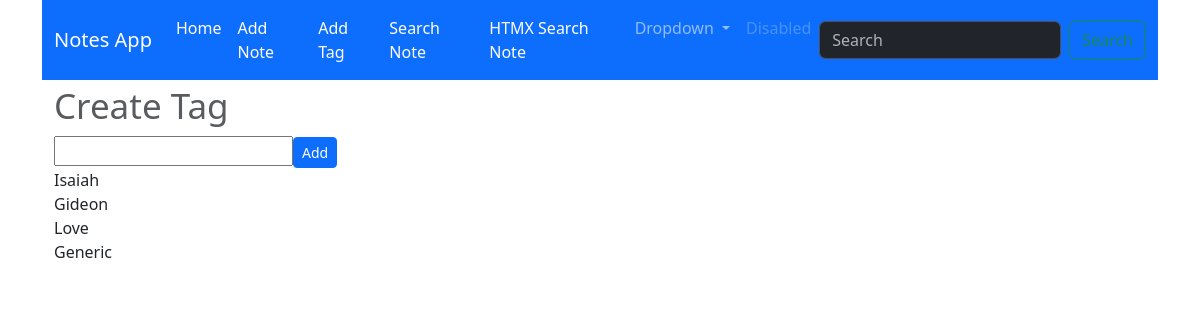
Before: /create_tag/ with the older database file.
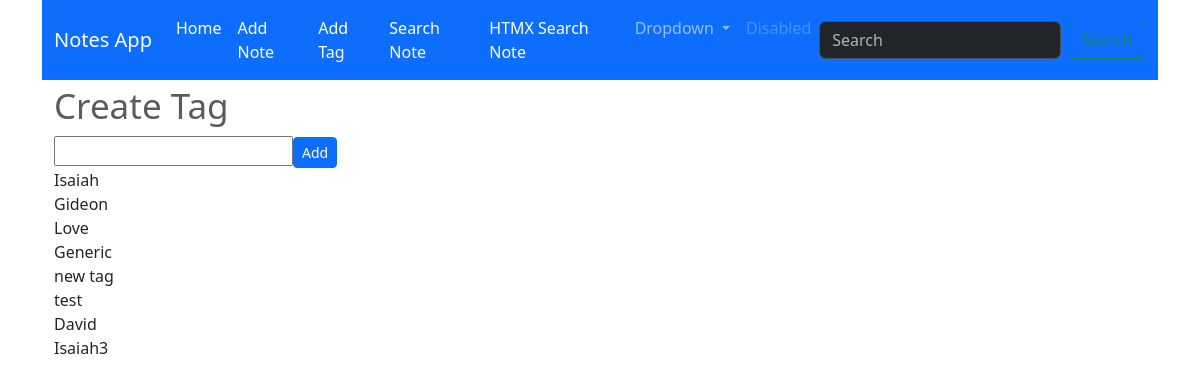
After: the same page with the newer database file.
### notes/models.py (models this page shows)
class Tag(models.Model):
    tag=models.CharField(max_length=255, unique=True)
    def __str__(self):
        return self.tag

### notes/views.py (the view)
# urls.py: path('create_tag/', views.create_tag, name="create_tag"),
def create_tag(request):
	form = TagForm()
	tags = Tag.objects.all()
	if request.method =='POST':
		form = TagForm(request.POST)
		if form.is_valid():
			form.save()
		return redirect('/')
	context = {'form':form,'tags':tags}
	return render(request, 'notes/create_tag.html', context)

### notes/forms.py
class TagForm(ModelForm):
    class Meta:
        model = Tag
        fields = ['tag']

### notes/templates/notes/create_tag.html (shortened to what this page needs)
{% extends "notes/base.html" %}
{% block content %}
<div class="container">
    <h1><small class="text-muted">Create Tag</small></h1>
</div>
<div class="container">
    <table class="table">
        <thead>
           <form method="POST" action="">
                <tr>
                    {{ form.tag }}
                    <input class="btn btn-sm btn-primary" value="Add" type="submit" name="Create Note">
                </tr>
            </form>
        </thead>
</div>
<div>
    {% for tag in tags %}
    {{ tag }}
    <br>
    {% endfor %}
</div>
{% endblock content %}

Changed rows visible on the page:
added Tag: tag "new tag"
added Tag: tag "test"
added Tag: tag "David"
added Tag: tag "Isaiah3"
